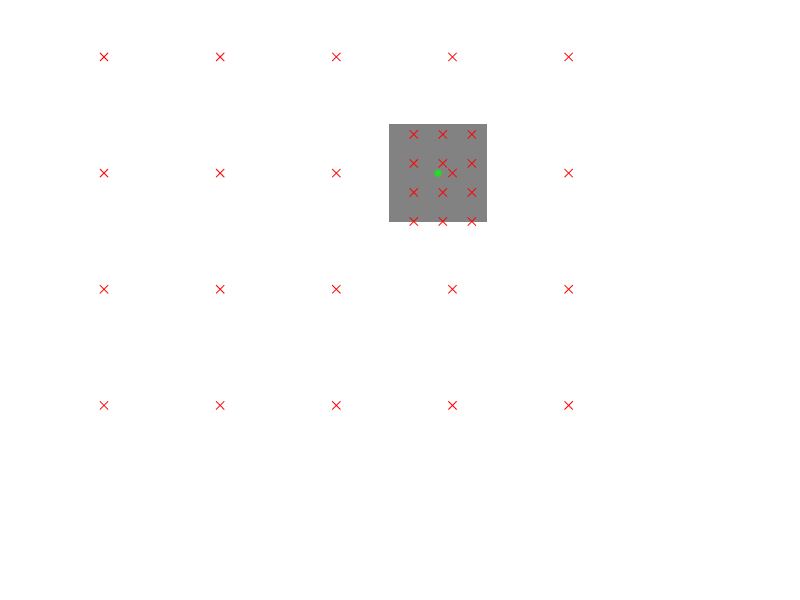

The MATLAB source for this figure:
close all
rows=480;
cols=640;
w=50;
h=50;
height=100;
width=100;
cenR=120
cenC=345
img=ones(rows,cols);
img(cenR-h:cenR+h,cenC-w:cenC+w) = 0.5;
figure
imshow(img)
hold on
plot(cenC,cenR,'g*');

for r =(0:3:rows - height)
    for c =(0:3:cols-width)
        patchCenR = r + h;
        patchCenC = c + w;
%         plot(patchCenC,patchCenR,'bx')
        %             label = int(labelImg[r + h - 1, c + w - 1])
        %             rgbSubImg = rgbImg[r:r + height - 1, c:c + width - 1];
        %             depSubImg = depImg[r:r + height - 1, c:c + width - 1];
        
        
        if ( (patchCenR >= (cenR - h)) && ...
                (patchCenR <= (cenR + h)) && ...
                (patchCenC >= (cenC - w)) && ...
                (patchCenC <= (cenC + w)))
            
            if((rem(r,10)==0) && (rem(c,10)==0))
                plot(patchCenC,patchCenR,'rx')

%                 plot(c,r,'rx')
            end
        else
            if((rem(r,120)==0) && (rem(c,120)==0))
                plot(c,r,'rx') 
            end
        end
    end
end
    
